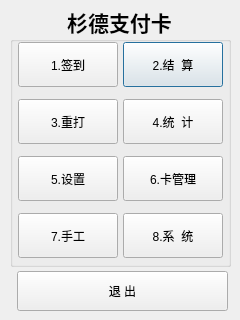
<?xml version="1.0" encoding="UTF-8"?>
<ui version="4.0">
 <class>MainMenuDialog</class>
 <widget class="QDialog" name="MainMenuDialog">
  <property name="geometry">
   <rect>
    <x>0</x>
    <y>0</y>
    <width>240</width>
    <height>320</height>
   </rect>
  </property>
  <property name="windowTitle">
   <string>Dialog</string>
  </property>
  <property name="styleSheet">
   <string notr="true"/>
  </property>
  <widget class="QGroupBox" name="groupBox">
   <property name="geometry">
    <rect>
     <x>10</x>
     <y>36</y>
     <width>221</width>
     <height>231</height>
    </rect>
   </property>
   <property name="title">
    <string/>
   </property>
   <widget class="QWidget" name="layoutWidget">
    <property name="geometry">
     <rect>
      <x>113</x>
      <y>0</y>
      <width>102</width>
      <height>231</height>
     </rect>
    </property>
    <layout class="QVBoxLayout" name="verticalLayout">
     <item>
      <widget class="QPushButton" name="pushButton_2">
       <property name="minimumSize">
        <size>
         <width>100</width>
         <height>45</height>
        </size>
       </property>
       <property name="maximumSize">
        <size>
         <width>100</width>
         <height>45</height>
        </size>
       </property>
       <property name="text">
        <string>2.结  算</string>
       </property>
      </widget>
     </item>
     <item>
      <widget class="QPushButton" name="pushButton_4">
       <property name="minimumSize">
        <size>
         <width>100</width>
         <height>45</height>
        </size>
       </property>
       <property name="maximumSize">
        <size>
         <width>100</width>
         <height>45</height>
        </size>
       </property>
       <property name="text">
        <string>4.统  计</string>
       </property>
      </widget>
     </item>
     <item>
      <widget class="QPushButton" name="pushButton_6">
       <property name="minimumSize">
        <size>
         <width>100</width>
         <height>45</height>
        </size>
       </property>
       <property name="maximumSize">
        <size>
         <width>100</width>
         <height>45</height>
        </size>
       </property>
       <property name="text">
        <string>6.卡管理</string>
       </property>
      </widget>
     </item>
     <item>
      <widget class="QPushButton" name="pushButton_8">
       <property name="minimumSize">
        <size>
         <width>100</width>
         <height>45</height>
        </size>
       </property>
       <property name="maximumSize">
        <size>
         <width>100</width>
         <height>45</height>
        </size>
       </property>
       <property name="text">
        <string>8.系  统</string>
       </property>
      </widget>
     </item>
    </layout>
   </widget>
   <widget class="QWidget" name="layoutWidget">
    <property name="geometry">
     <rect>
      <x>8</x>
      <y>0</y>
      <width>102</width>
      <height>231</height>
     </rect>
    </property>
    <layout class="QVBoxLayout" name="verticalLayout_2">
     <item>
      <widget class="QPushButton" name="pushButton">
       <property name="minimumSize">
        <size>
         <width>100</width>
         <height>45</height>
        </size>
       </property>
       <property name="maximumSize">
        <size>
         <width>100</width>
         <height>45</height>
        </size>
       </property>
       <property name="text">
        <string>1.签到</string>
       </property>
      </widget>
     </item>
     <item>
      <widget class="QPushButton" name="pushButton_3">
       <property name="minimumSize">
        <size>
         <width>100</width>
         <height>45</height>
        </size>
       </property>
       <property name="maximumSize">
        <size>
         <width>100</width>
         <height>45</height>
        </size>
       </property>
       <property name="text">
        <string>3.重打</string>
       </property>
      </widget>
     </item>
     <item>
      <widget class="QPushButton" name="pushButton_5">
       <property name="minimumSize">
        <size>
         <width>100</width>
         <height>45</height>
        </size>
       </property>
       <property name="maximumSize">
        <size>
         <width>100</width>
         <height>45</height>
        </size>
       </property>
       <property name="text">
        <string>5.设置</string>
       </property>
      </widget>
     </item>
     <item>
      <widget class="QPushButton" name="pushButton_7">
       <property name="minimumSize">
        <size>
         <width>100</width>
         <height>45</height>
        </size>
       </property>
       <property name="maximumSize">
        <size>
         <width>100</width>
         <height>45</height>
        </size>
       </property>
       <property name="text">
        <string>7.手工</string>
       </property>
      </widget>
     </item>
    </layout>
    <zorder>pushButton_3</zorder>
    <zorder>pushButton_5</zorder>
    <zorder>pushButton_7</zorder>
    <zorder>pushButton</zorder>
   </widget>
  </widget>
  <widget class="QPushButton" name="pushButton_9">
   <property name="geometry">
    <rect>
     <x>17</x>
     <y>271</y>
     <width>211</width>
     <height>40</height>
    </rect>
   </property>
   <property name="text">
    <string>退 出</string>
   </property>
   <property name="autoDefault">
    <bool>true</bool>
   </property>
   <property name="default">
    <bool>false</bool>
   </property>
  </widget>
  <widget class="QLabel" name="mytitle">
   <property name="geometry">
    <rect>
     <x>14</x>
     <y>6</y>
     <width>211</width>
     <height>31</height>
    </rect>
   </property>
   <property name="font">
    <font>
     <pointsize>16</pointsize>
     <weight>75</weight>
     <bold>true</bold>
    </font>
   </property>
   <property name="text">
    <string>杉德支付卡</string>
   </property>
   <property name="alignment">
    <set>Qt::AlignCenter</set>
   </property>
  </widget>
  <zorder>pushButton_9</zorder>
  <zorder>groupBox</zorder>
  <zorder>mytitle</zorder>
 </widget>
 <resources/>
 <connections/>
</ui>
